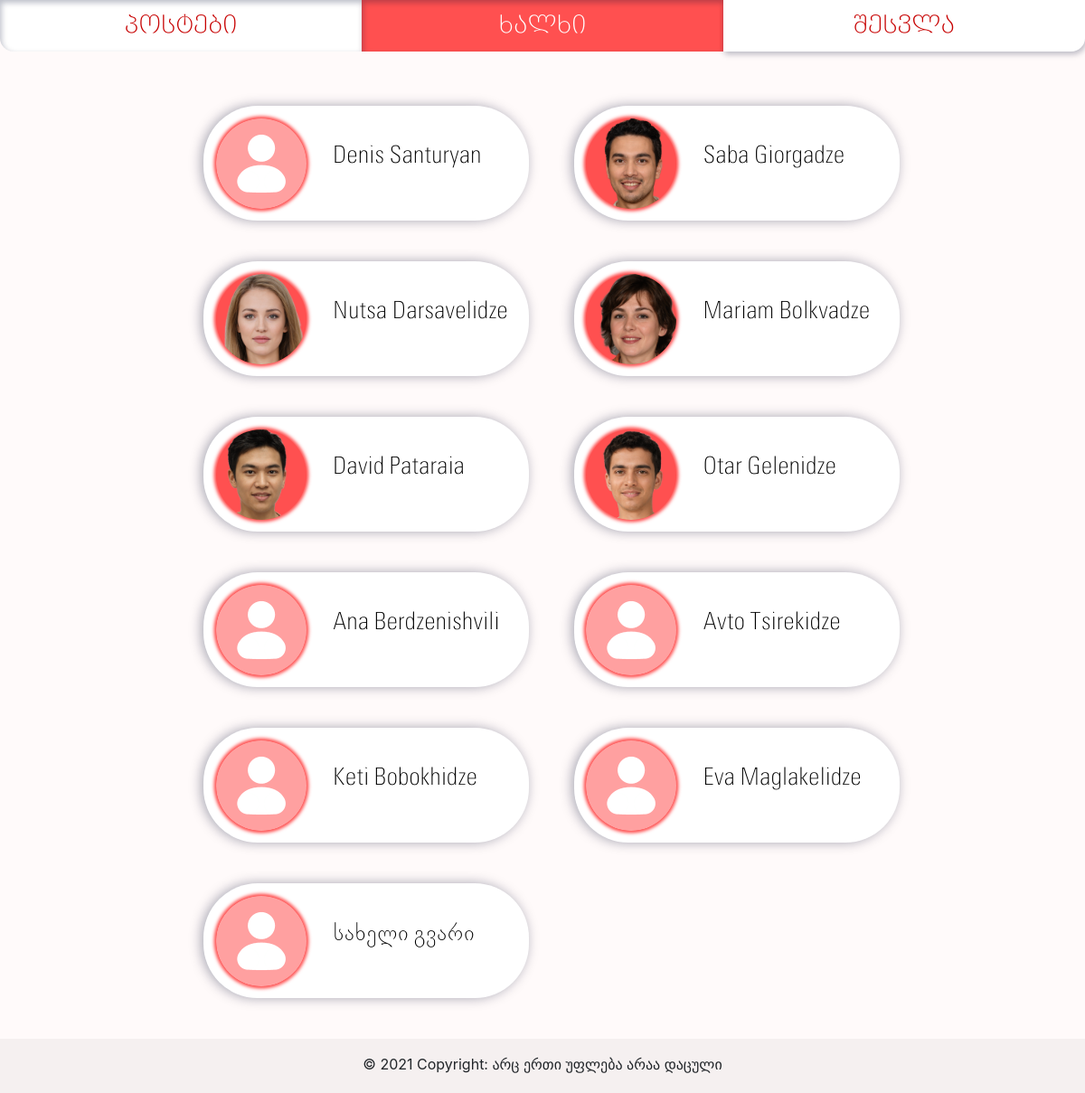
The page /people/ on the database as committed earlier.
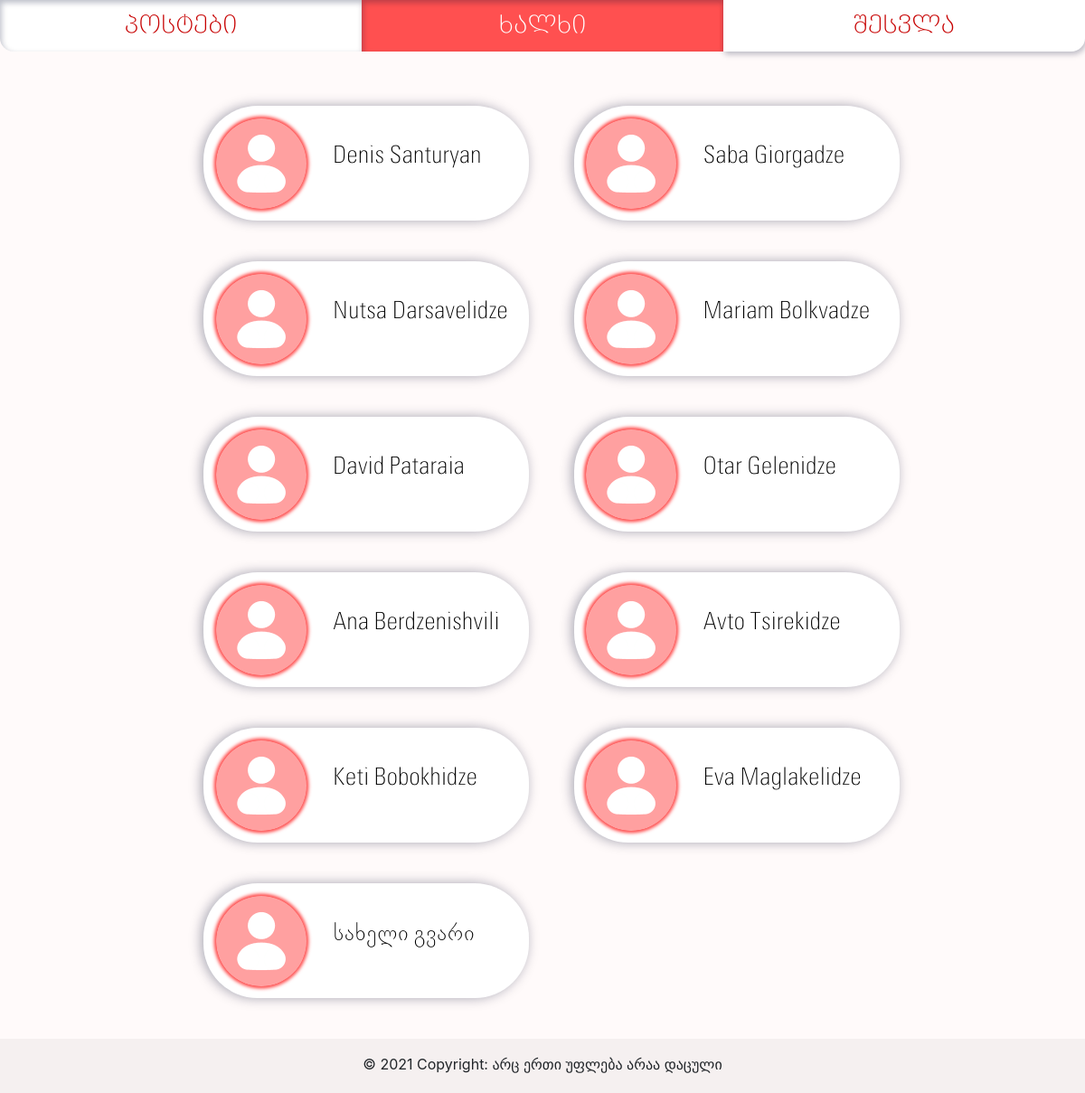
The same page on the database as committed later.
### app/models/users.py (models this page shows, shortened)
class User(db.Model, UserMixin):
    __tablename__ = 'users'
    id = db.Column(db.Integer, primary_key=True)
    username = db.Column(db.String(16), unique=True, nullable=False, index=True)
    name_first = db.Column(db.String)
    name_last = db.Column(db.String)
    email = db.Column(db.String(64), unique=True, nullable=False, index=True)
    sex = db.Column(db.String)
    dob = db.Column(db.Date)
    password = db.Column(db.String(255))
    age = db.Column(db.Integer)
    picture = db.Column(db.String)
    post = db.relationship('PostsModel', backref='User', uselist=False)
    roles = db.relationship('Role', secondary=roles_users,
                            backref=db.backref('users', lazy='dynamic'))

### app/profiles/views.py (the view)
@profiles_blueprint.route('/')
@profiles_blueprint.route('/<username>')
def list_people(username=None):
    if username:
        user = User.find_by_username(username)
        return render_template('people_profile.html', pages=generate_nav_links(), user=user)
    else:
        people_list = User.query.all()
        return render_template('people.html', pages=generate_nav_links(), people_list=people_list)

### app/tools/nav_link_list.py (called while the page is built)
def generate_nav_links():
    pages_nav_list = [
        ("posts.list_posts", "პოსტები"),
        ("profiles.list_people", "ხალხი"),
        ("auth.auth", "შესვლა")
    ]
    from flask_login import current_user
    if current_user.is_authenticated:
        pages_nav_list[2] = ('profiles.profile', current_user.username.upper())
    return pages_nav_list

### app/profiles/templates/people.html
{% extends "base.html" %}
{% block content %}
{% from 'macros_images.html' import show_profile_picture %}
        <div class="profile-list-all">
        {% for p in people_list %}
            <a href="{{p.username}}">
                <div class="profile-list-one">
                    <table style="flex-direction: row">
                    <td>
                        <tr> {{ show_profile_picture(p, 'profile-list-image') }} </tr>
                    </td>
                    <td>
                        <tr><span class="profile-list-name"> {{ p.name_first }} {{ p.name_last }}
                        </span> </tr>
                    </td>
                    </table>
                </div>
            </a>
        {% endfor %}
        </div>
{% endblock %}

### app/templates/base.html (shortened to what this page needs)
{% from 'macros_general.html' import generate_navbar, generate_title %}
<!DOCTYPE html>
<html lang="en">
<head>
    <link rel="stylesheet" href="https://cdn.jsdelivr.net/npm/bootstrap@4.6.0/dist/css/bootstrap.min.css">
    <link rel="stylesheet" href="{{ url_for('static', filename='fonts/bpg-nino-elite-exp-caps.css') }}">
    <link rel="stylesheet" href="{{ url_for('static', filename='fonts/bpg-nino-elite.css') }}">
    <link rel="stylesheet" href="{{ url_for('static', filename='styles.css') }}">
</head>
<body>
    <div id="container">
        {{ generate_navbar(pages) }}
        {% block content %} {% endblock %}
        <footer>
            <div class="text-center p-3 container-fluid" id="footer">
            © 2021 Copyright: არც ერთი უფლება არაა დაცული
            </div>
        </footer>
    </div>
<link class="jsbin" href="http://ajax.googleapis.com/ajax/libs/jqueryui/1/themes/base/jquery-ui.css" rel="stylesheet" type="text/css" />
</body>
</html>

### app/templates/macros_general.html (shortened to what this page needs)
{% macro generate_navbar(pages) %}
    <nav class="c-12" id="navbar">
        {% for page in pages %}
            {% if request.endpoint.endswith(page[0]) %}
                <a class="c-4 nav-button active" href="{{ url_for(page[0]) }}">{{ page[1] }}</a>
            {% else %}
                <a class="c-4 nav-button nav-passive" href="{{ url_for(page[0]) }}">{{ page[1] }}</a>
            {% endif %}
        {% endfor %}
    </nav>
{% endmacro %}
{% macro show_profile_information(user) %}
    {% from macros_images import show_profile_picture %}
{% endmacro %}

### app/posts/templates/macros_images.html (shortened to what this page needs)
{% macro show_profile_picture(user, style) %}
      {% if user.picture %}
        <img src="{{ url_for('static', filename='uploads/profile_pictures/%s' % user.picture) }}" class="{{style}}" alt="my_profile_picture">
      {% else %}
        <img src="{{ url_for('static', filename='uploads/profile_pictures/default_profile_picture.png') }}" class="{{style}}" alt="my_profile_picture">
      {% endif %}
{% endmacro %}

### app/static/styles.css (style rules this page uses)
html, body { margin:0; padding:0; height:100%; background-color: #fffafa; }
* { box-sizing: border-box; }
.c-4 { width: 33.33%; }
.c-12 { width: 100%; }
#footer { position: relative; bottom: 0; width: 100%; height: 3.75rem; background: rgba(0, 0, 0, 0.04); }
#navbar { display: flex; font-size: 1.7rem; font-family: "BPG Nino Elite Exp Caps", sans-serif; }
.nav-button, .nav-button:hover { padding: 0.5rem 1rem; text-align: center; text-decoration: none; user-select: none; }
#navbar .active { background-color: #ff5050; box-shadow: inset 0.1rem 0.18rem 0.4rem rgba(2, 12, 47, 0.27); color: white }
#navbar .nav-passive { background-color: white; border: none; box-shadow: 0.1rem 0.18rem 0.4rem rgba(2, 12, 47, 0.27); color: #C70101; }
#navbar :first-child { border-bottom-left-radius: 0.94rem; }
#navbar :last-child { border-bottom-right-radius: 0.94rem; }
.profile-list-all { margin-left: 15%; margin-right: 10%; margin-top: 5%; flex-direction: row; }
.profile-list-one { display: inline-block; left: 10%; margin-left: 5%; margin-bottom: 5%; width: 40%; height: 5%; background-color: white; border-radius: 3.75rem; padding: 1%; box-shadow: -0.15rem 0 0.8rem rgba(2, 12, 47, 0.35); }
.profile-list-name { font-family: "Open Sans Mixed", "BPG Nino Elite", sans-serif; font-size: 1.625rem; color: #000000; overflow: hidden; margin-top: 2.3%; margin-left: 1.6%; white-space: nowrap; text-overflow: ellipsis; max-width: 15.625rem; display: inline-block; position: absolute; }
.profile-list-image { border-radius: 3.125rem; background-color: #ff5050; box-shadow: 0 0 0.24rem 0.15rem #ff5050; height: 6.25rem; width: 6.25rem; margin: 0.312rem 0.625rem 0 0.312rem; }

Rows that differ between the two databases and show on the page:
changed User "Saba": picture: picture removed
changed User "Nutsa": picture: picture removed
changed User "Mariam": picture: picture removed
changed User "David": picture: picture removed
changed User "Otar": picture: picture removed
